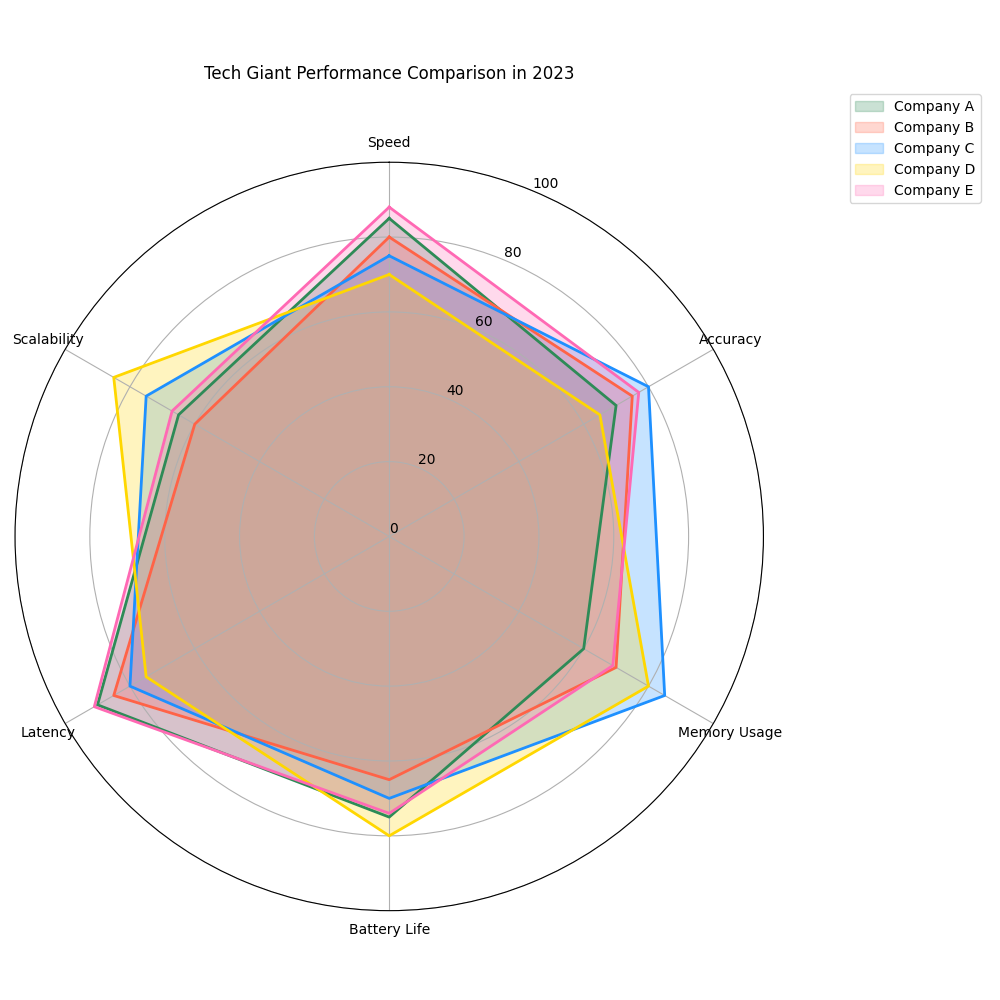

The script that drew this image:
import numpy as np
import matplotlib.pyplot as plt

# Define performance aspects and scores
aspects = ['Speed', 'Accuracy', 'Memory Usage', 'Battery Life', 'Latency', 'Scalability']
data = [
    [85, 70, 60, 75, 90, 65],
    [80, 75, 70, 65, 85, 60],
    [75, 80, 85, 70, 80, 75],
    [70, 65, 80, 80, 75, 85],
    [88, 77, 69, 74, 91, 67]
]

# Company names and colors
names = ['Company A', 'Company B', 'Company C', 'Company D', 'Company E']
colors = ['#2E8B57', '#FF6347', '#1E90FF', '#FFD700', '#FF69B4']

# Calculate angles for the radar plot
angles = np.linspace(0, 2 * np.pi, len(aspects), endpoint=False).tolist()
angles += angles[:1]

# Create the radar chart (fill-area radar chart)
fig, ax = plt.subplots(figsize=(10, 10), subplot_kw=dict(polar=True))

# Fill and plot each company's data
for scores, name, color in zip(data, names, colors):
    scores += scores[:1]  # Close the loop
    ax.fill(angles, scores, color=color, alpha=0.25, label=name)
    ax.plot(angles, scores, linewidth=2, linestyle='solid', color=color)

# Configure chart
ax.set_theta_offset(np.pi / 2)
ax.set_theta_direction(-1)
ax.set_xticks(angles[:-1])
ax.set_xticklabels(aspects)
ax.set_ylim(0, 100)
ax.set_yticks(range(0, 101, 20))
ax.set_yticklabels(map(str, range(0, 101, 20)))

# Title and legend
plt.title('Tech Giant Performance Comparison in 2023', y=1.1)
ax.legend(loc='upper right', bbox_to_anchor=(1.3, 1.1))

# Automatically adjust layout
plt.tight_layout()

# Display the plot
plt.show()
